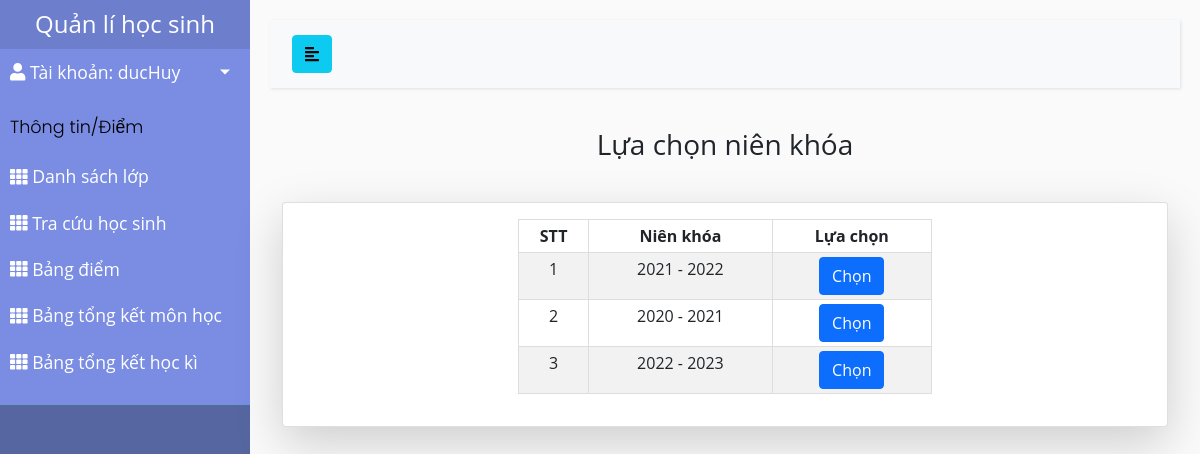
Screenshot of /tracuu/nienkhoa (signed in) with the database file from the repository.
### studentMan/models.py (models this page shows, shortened)
class CustomUser(AbstractUser):
    USER_TYPE = (('1', "Admin"), ('2', "Teacher"), ('3', "Student"))
    SEX_CATELOGY = [("1", "Nam"), ("0", "Nữ")]
    now = datetime.now().strftime('%Y-%m-%d')
    username = models.CharField(max_length=200, unique=True)
    role = models.CharField(default='1', choices=USER_TYPE, max_length=1)
    is_active = models.BooleanField(default=True)
    is_staff = models.BooleanField(default=False)
    is_superuser = models.BooleanField(default=False)
    name = models.CharField(default='', max_length=200)
    dateOfBirth = models.DateTimeField(default=datetime.strptime(now,'%Y-%m-%d'))
    sex = models.CharField(default='1', choices=SEX_CATELOGY,max_length=1)
    phone = models.CharField(default='', max_length=20)
    email = models.EmailField(default='')
    address = models.TextField(default='')
    USERNAME_FIELD = "username"
    REQUIRED_FIELDS = []
    objects = CustomUserManager()
    def __str__(self):
        return self.username

class Age(models.Model):
    year = models.CharField(max_length=200, unique=True)
    max_age = models.IntegerField(null=False)
    min_age = models.IntegerField(null=False)

### studentMan/decorators.py (the view)
        def wrapper_func(request, *args, **kwargs):
            role = CustomUser.objects.get(username=request.user.username).role
            if role:
                role = CustomUser.USER_TYPE[int(role) - 1][1]
            if role in allowed_roles:
                return view_func(request, *args, **kwargs)
            else:
                return HttpResponse('You are not authorized to view this page')

### studentMan/context_processors.py (called while the page is built)
def get_role(request):
    user = CustomUser.objects.filter(username=request.user.username)
    role = ""
    if len(user) != 0:
        role = CustomUser.USER_TYPE[int(user[0].role) - 1][1]
    return {'role': role}

### studentMan/views.py (called while the page is built)
@allowed_users(allowed_roles=['Admin', 'Teacher'])
@login_required(login_url='login')
def chonNienKhoaTraCuu(request):
    form = YearForm()
    age = Age.objects.all()
    context = {
        'form': form,
        'age': age
    }
    return render(request, 'admin_template/chonNienKhoaTraCuu.html', context=context)

### studentMan/templates/admin_template/chonNienKhoaTraCuu.html (shortened to what this page needs)
{% extends 'studentMan/base.html' %}
{% load static %}
{% block content %}
    <h3 class="label">Lựa chọn niên khóa</h3>
    <div class="card card-body shadow-lg">
        <div class="jus_center row">
            <div class='col-lg-6'>
                <table class="table table-sm">
                    <tr>
                        <th>STT</th>
                        <th>Niên khóa</th>
                        <th>Lựa chọn</th>
                    </tr>
                    {% for y in age %}
                        <tr>
                            <td>{{ forloop.counter }}</td>
                            <td>{{y.year}}</td>
                            <td>
                                <a href="{% url 'traCuu' y.id %}" class="btn btn-primary">Chọn</a>
                            </td>
                        </tr>
                    {% endfor %}
                </table>
            </div>
        </div>
    </div>
{% endblock content %}

### studentMan/templates/studentMan/sidebar_template.html (shortened to what this page needs)
{% load static %}
<aside>
    <div class="sidebar-header" style="padding: 10px 20px">
        <a href="{% url 'admin_home' %}" class="brand-link">
            <h4 class="HEADER" style="margin: 0">Quản lí học sinh</h4>
        </a>
    </div>
    <link rel="stylesheet" href="{% static './css/roles.css' %}">
    <nav>
        <ul class="list-unstyled components">
            <li class="info">
                <a href="#profileMunu" data-toggle="collapse" aria-expanded="false" class="dropdown-toggle mb-2">
                    <i class="nav-icon fas fa-user"></i>
                    Tài khoản: {{user}}
                </a>
            </li>
            <div class="sidebar-content"><p>Thông tin/Điểm</p></div>
            {% if role == 'Admin' or role == 'Teacher' %}
                <li>
                    {% url 'dsLop' as dsLop %}
                    <a href="{{ dsLop }}" class="{% if dsLop == request.path %} active {% endif %}">
                        <i class="nav-icon fas fa-th"></i>
                        <span>Danh sách lớp</span>
                    </a>
                </li>
            {%endif%}
            {% if role == 'Admin' or role == 'Teacher' %}
                <li>
                    {% url 'chonNienKhoaTraCuu' as chonNienKhoaTraCuu %}
                    <a href="{{ chonNienKhoaTraCuu }}"
                        class="{% if chonNienKhoaTraCuu == request.path %} active {% endif %}">
                        <i class="nav-icon fas fa-th"></i>
                        <span>
                    Tra cứu học sinh
                </span>
                    </a>
                </li>
            {% endif %}
            {% if role == 'Admin' %}
                <li>
                    {% url 'bangDiem' as bangDiem %}
                    <a href="{{ bangDiem }}"
                        class="{% if bangDiem == request.path %} active {% endif %}">
                        <i class="nav-icon fas fa-th"></i>
                        <span>
                        Bảng điểm
                    </span>
                    </a>
                </li>
            {% elif role == 'Teacher' %}
                <li>
                    {% url 'bangDiemGV' as bangDiemGV %}
                    <a href="{{ bangDiemGV }}">
                        <i class="nav-icon fas fa-th"></i>
                        <span>
                        Bảng điểm
                    </span>
                    </a>
                </li>
            {%endif%}
            {% if role == 'Admin' %}
            <li>
                <a href="#summarySubmenu" data-toggle="collapse" aria-expanded="false" class="dropdown-toggle">
                    <i class="nav-icon fas fa-th"></i>
                    <span>
                    Bảng tổng kết
                </span>
                </a>
                <ul class="collapse list-unstyled" id="summarySubmenu">
                    <li>
                        {% url 'baoCaoMH' as mon_hoc %}
                        <a href="{{ mon_hoc }}" class="{% if mon_hoc == request.path %} active {% endif %}">Môn
                            học</a>
                    </li>
                    <li>
                        {% url 'baoCaoHocKi' as hoc_ki %}
                        <a href="{{ hoc_ki }}" class="{% if hoc_ki == request.path %} active {% endif %}">Học kì</a>
                    </li>
                </ul>
            </li>
            {% else %}
            <li class="nav-item">
                {% url 'baoCaoMH' as mon_hoc %}
                <a href="{{ mon_hoc }}">
                    <i class="nav-icon fas fa-th"></i>
                    <span>Bảng tổng kết môn học</span>
                </a>
            </li>
            <li class="nav-item">
                {% url 'baoCaoHocKi' as hoc_ki %}
                <a href="{{ hoc_ki }}">
                    <i class="nav-icon fas fa-th"></i>
                    <span>Bảng tổng kết học kì</span>
                </a>
            </li>
            {%endif%}
        </ul>
    </nav>
</aside>

### static/css/styles.css (style rules this page uses)
.jus_center { justify-content: center; }
body { font-family: "Open Sans", sans-serif; background: #fafafa; position: relative }
p { font-family: 'Poppins', sans-serif; font-size: 1.1em; font-weight: 300; line-height: 1.7em; color: #999; }
a, a:hover, a:focus { color: inherit; text-decoration: none; transition: all 0.3s; }
#sidebar .sidebar-header { padding: 20px; background: #6d7fcc; }
#sidebar .sidebar-content { color: #000; }
#sidebar ul.components { padding: 20px 0; border-bottom: 1px solid #47748b; }
#sidebar ul p { color: #000; padding: 10px; margin-bottom: 0; }
#sidebar ul li a { padding: 10px; font-size: 1.1em; display: block; }
a[data-toggle="collapse"] { position: relative; }
.dropdown-toggle::after { display: block; position: absolute; top: 50%; right: 20px; transform: translateY(-50%); }
#content .label { text-align: center; margin-bottom: 40px; }

### static/css/styles_table.css (style rules this page uses)
table, td, th { border: 1px solid #ddd; text-align: center; }
table { border-collapse: collapse; width: 100%; }
th, td { padding: 15px; }
tr:nth-child(even) { background-color: #f2f2f2; }

### static/css/roles.css (style rules this page uses)
.HEADER { text-align: center; }
.list-unstyled.components { padding-top: 0 !important; background-color: #7A8DE3FF; }

### rows the page displays
CustomUser: username "ducHuy"
Age: year "2021 - 2022"
Age: year "2020 - 2021"
Age: year "2022 - 2023"
